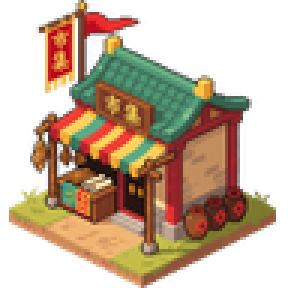
#> input picture assets/packs/gongbi/market_d0.png, 96 x 96 px (shown 3 times larger); its folder holds only this picture in this run
$ python cut_flags_banners.py
#> lines starting #> are read from the running program, lines starting #| are printed output that depends on the picture; after the words box and inside, x2 and y2 are one past the last pixel; in counts of white or black regions, pixels touching at a corner belong together
#!/usr/bin/env python
# -*- coding: utf-8 -*-
"""幌子动画素材准备：市集三角旗抹除 + 酒楼悬挂幌子抠出。

1. 市集 market_d0..d3：抹除贴图里静态的三角旗（只删红色像素，天空/屋顶不动），
   运行时由程序绘制飘动旗帜替代。
2. 酒楼 restaurant_d0..d3：把悬挂幌子（带"酒"字，程序重绘会丢失字形）
   按矩形抠为 rest_banner_dN.png，原位置补绘（天空保持透明/墙面最近邻填充），
   运行时绕顶部挂点摆动。

用法: python tools/cut_flags_banners.py
"""
import numpy as np
from PIL import Image
from pathlib import Path

PACK = Path(__file__).resolve().parent.parent / "assets" / "packs" / "gongbi"

# 市集三角旗抹除矩形（96x96 画布坐标 x0,y0,x1,y1，截图校订；只删红色像素）
FLAG_RECTS = {0: (25, 1, 48, 12), 1: (62, 1, 82, 13), 2: (27, 1, 43, 11), 3: (12, 1, 33, 12)}

# 酒楼幌子矩形（紧贴幌子边，不含横杆/挂臂）
BANNER_RECTS = {0: (5, 21, 20, 58), 1: (54, 37, 70, 64), 2: (5, 21, 21, 59), 3: (33, 38, 46, 65)}


def inpaint(img: np.ndarray, hole: np.ndarray, passes: int = 96) -> None:
    """最近邻补绘（与 cut_mill_wheel.inpaint 相同）：优先上下邻居。"""
    for _ in range(passes):
        filled_any = False
        for dy, dx in ((-1, 0), (1, 0), (0, -1), (0, 1)):
            src_ok = np.roll(~hole, (-dy, -dx), (0, 1))
            target = hole & src_ok
            if target.any():
                filled_any = True
                img[target] = np.roll(img, (-dy, -dx), (0, 1))[target]
                hole = hole & ~target
        if not filled_any:
            break
    img[hole, 3] = 0


def erase_market_flag(d: int) -> None:
#> called with d = 0
    x0, y0, x1, y1 = FLAG_RECTS[d]
    img = np.array(Image.open(PACK / f"market_d{d}.png").convert("RGBA")).astype(np.float32)
    r, g, b = img[:, :, 0], img[:, :, 1], img[:, :, 2]
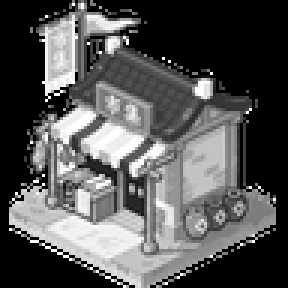
#> r: shape (96, 96) float32 (shown 3 times larger); min 0, max 255, mean 84.6
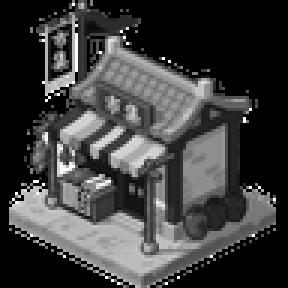
#> g: shape (96, 96) float32 (shown 3 times larger); min 0, max 255, mean 62.5
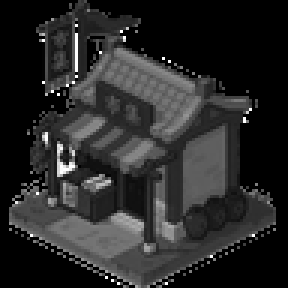
#> b: shape (96, 96) float32 (shown 3 times larger); min 0, max 255, mean 40.9
    red = (r > 110) & (r > g + 40) & (r > b + 40)
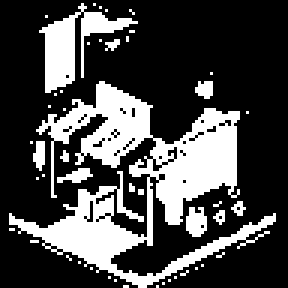
#> red: shape (96, 96) bool (shown 3 times larger); 28.3% white; 47 white regions (41 under 20 px), largest, box (x1, y1, x2, y2) and area: (3, 27, 92, 96) 2016, (13, 1, 46, 31) 338, (62, 69, 69, 79) 54, (19, 56, 31, 61) 34, (11, 47, 15, 57) 30, (65, 27, 71, 33) 28
    mask = np.zeros(red.shape, bool)
    mask[y0:y1, x0:x1] = True
    hole = red & mask
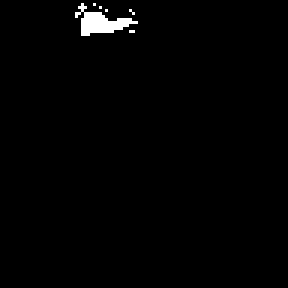
#> hole: shape (96, 96) bool (shown 3 times larger); 1.1% white; 6 white regions (5 under 20 px), largest, box (x1, y1, x2, y2) and area: (25, 1, 46, 12) 98
    img[:, :, 3] = np.where(hole, 0, img[:, :, 3])
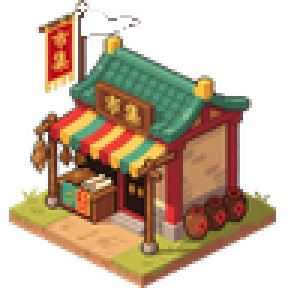
#> img: shape (96, 96, 4) float32 (shown 3 times larger); mean R, G, B, A 84.6, 62.5, 40.9, 129.6; transparent parts drawn white
    inpaint(img, hole)
#> after the loop in inpaint, `for _ in range(passes):`: hole: shape (96, 96) bool; every value is 0
#> after the loop in inpaint, `for _ in range(passes):`:
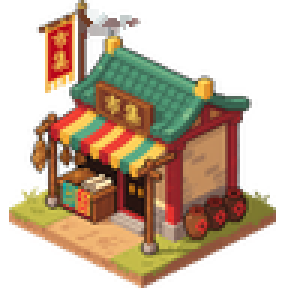
#> img: shape (96, 96, 4) float32 (shown 3 times larger); 1.14% of pixels changed, all inside (x1, y1, x2, y2) = (25, 1, 46, 12); transparent parts drawn white
    Image.fromarray(np.clip(img, 0, 255).astype(np.uint8), "RGBA").save(PACK / f"market_d{d}.png")
    print(f"market_d{d}: erased flag px={int(hole.sum())}")
#| market_d0: erased flag px=105


def cut_restaurant_banner(d: int) -> None:
    x0, y0, x1, y1 = BANNER_RECTS[d]
#> (the run stopped early here; a loop or call above may not have finished)
